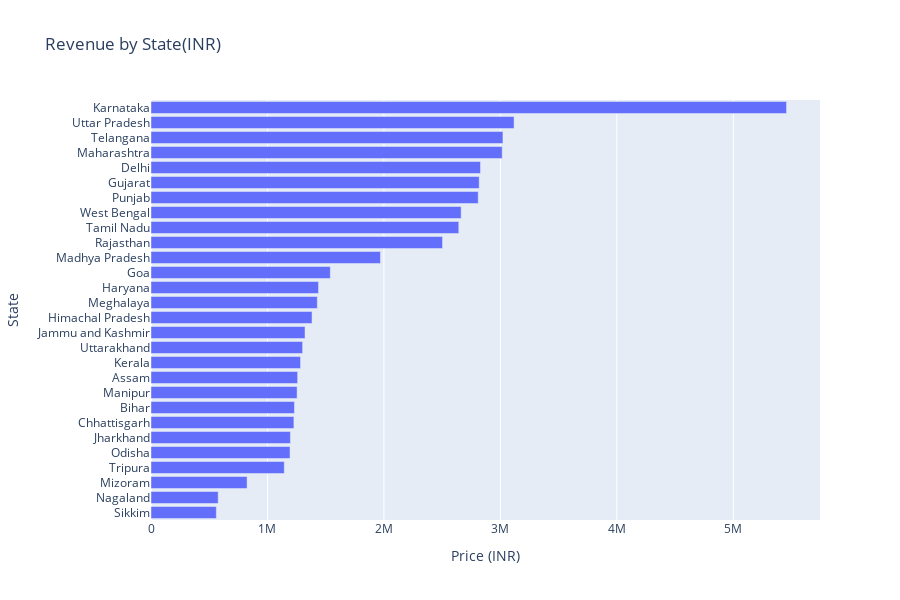

This figure's notebook cell:
### Markdown cell above
### TOTAL SALES BY STATE

### Code cell
fig =px.bar(df.groupby("State", as_index=False)["Price (INR)"].sum().sort_values("Price (INR)", ascending=False), x="Price (INR)", y="State", orientation="h", title="Revenue by State(INR)")
fig.update_layout(height=600, yaxis= dict(autorange="reversed"))
fig.show()

### Figure 1 — Plotly figure (JSON) as saved in the notebook; plotly's stock layout.template omitted (floating-point values rounded to 4 significant figures)
{"data": [{"hovertemplate": "Price (INR)=%{x}<br>State=%{y}<extra></extra>", "legendgroup": "", "marker": {"color": "#636efa", "pattern": {"shape": ""}}, "name": "", "orientation": "h", "showlegend": false, "textposition": "auto", "type": "bar", "x": [5457000.0, 3117000.0, 3022000.0, 3016000.0, 2829000.0, 2818000.0, 2809000.0, 2663000.0, 2643000.0, 2503000.0, 1970000.0, 1539000.0, 1438000.0, 1428000.0, 1383000.0, 1323000.0, 1302000.0, 1284000.0, 1259000.0, 1254000.0, 1232000.0, 1227000.0, 1197000.0, 1194000.0, 1144000.0, 824900.0, 576800.0, 561000.0], "xaxis": "x", "y": ["Karnataka", "Uttar Pradesh", "Telangana", "Maharashtra", "Delhi", "Gujarat", "Punjab", "West Bengal", "Tamil Nadu", "Rajasthan", "Madhya Pradesh", "Goa", "Haryana", "Meghalaya", "Himachal Pradesh", "Jammu and Kashmir", "Uttarakhand", "Kerala", "Assam", "Manipur", "Bihar", "Chhattisgarh", "Jharkhand", "Odisha", "Tripura", "Mizoram", "Nagaland", "Sikkim"], "yaxis": "y"}], "layout": {"barmode": "relative", "height": 600, "legend": {"tracegroupgap": 0}, "title": {"text": "Revenue by State(INR)"}, "xaxis": {"anchor": "y", "domain": [0, 1], "title": {"text": "Price (INR)"}}, "yaxis": {"anchor": "x", "autorange": "reversed", "domain": [0, 1], "title": {"text": "State"}}}}
